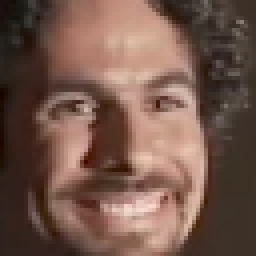
#> input picture ExtraCode/Face Recognition/ImageCropper/face/alex-lacamoire1.png, 64 x 64 px, given as the content of the folder Example/, which was not available (shown 4 times larger)
$ python face_cropper.py
#> lines starting #> are read from the running program, lines starting #| are printed output that depends on the picture; pictures that were not available may be replaced by others from this repository, and a replacement may not be noted
import cv2
import sys
import os


class FaceCropper(object):
    CASCADE_PATH = "haarcascade_frontalface_default.xml"

    def __init__(self):
        self.face_cascade = cv2.CascadeClassifier(self.CASCADE_PATH)

    def generate(self, image_path, show_result):
#> called with image_path = 'Example/alex-lacamoire1.png', show_result = False
        img = cv2.imread(image_path)
#> img is the input picture: shape (64, 64, 3); mean B, G, R 75.5, 87, 115.8
        if (img is None):
            print("Can't open image file")
            return 0


        faces = self.face_cascade.detectMultiScale(img, 1.25, 3, minSize=(100, 100))
#> faces = [[2, 2, 59, 59]]
        if len(faces) > 1:
            faces = self.face_cascade.detectMultiScale(img, 1.5, 3, minSize=(100, 100))
        if (faces is None):
            print('Failed to detect face')
            return 0

        if (show_result):
            for (x, y, w, h) in faces:
                cv2.rectangle(img, (x,y), (x+w, y+h), (255,0,0), 2)
            cv2.imshow('img', img)
            cv2.waitKey(0)
            cv2.destroyAllWindows()

        facecnt = len(faces)
#> facecnt = 1
        print("Detected faces: %d" % facecnt)
#| Detected faces: 1
        i = 0
        height, width = img.shape[:2]
#> height = 64; width = 64

        for (x, y, w, h) in faces:
            r = max(w, h) / 2
            centerx = x + w / 2
            centery = y + h / 2
            nx = int(centerx - r)
            ny = int(centery - r)
            nr = int(r * 2)

            faceimg = img[ny:ny+nr, nx:nx+nr]
            lastimg = cv2.resize(faceimg, (64, 64))
            # Getting the new file name
            filePathSplit = os.path.splitext(image_path)
            extension = filePathSplit[1]
            filename = filePathSplit[0]
            i += 1
            while("/" in filename): # Cleaning up the filename (Since extended folders doesn't help)
                index = filename.index("/") + 1
                filename = filename[index::]
            while("\\" in filename):
                index = filename.index("\\") + 1
                filename = filename[index::]
            newLocation = 'face'
            if facecnt > 1:
                newLocation += 's'
            newLocation += '/'
            newName = newLocation + filename + str(i) + extension
            cv2.imwrite(newName, lastimg)
#> this loop made 1 pass
#> (x, y, w, h, r, centerx, centery, nx) on pass 1: (2, 2, 59, 59, 29.5, 31.5, 31.5, 2)
#> pass 1, in generate, `faceimg = img[ny:ny+nr, nx:nx+nr]`:
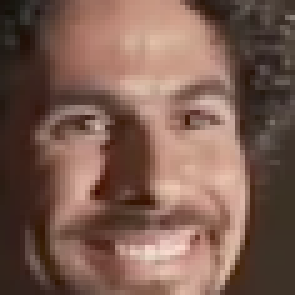
#> faceimg: shape (59, 59, 3) (shown 5 times larger); mean B, G, R 80.6, 92.6, 123.3
#> pass 1, in generate, `lastimg = cv2.resize(faceimg, (64, 64))`:
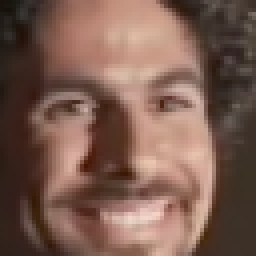
#> lastimg: shape (64, 64, 3) (shown 4 times larger); mean B, G, R 80.4, 92.4, 123.1
#> after the loop, i = 1


if __name__ == '__main__':
    baseDir = "Example/"
    paths = os.listdir(baseDir)
    print(paths)
#    image_path = "two_people.jpg"
    detecter = FaceCropper()
    for file in paths:
        if os.path.isfile(baseDir + file):
            detecter.generate(baseDir + file, False)

$ run again, on ExtraCode/Face Recognition/ImageCropper/face/obama_small1.jpg
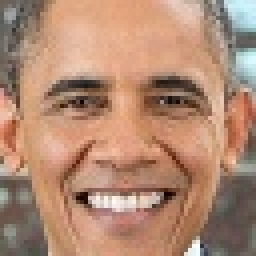
#> input picture ExtraCode/Face Recognition/ImageCropper/face/obama_small1.jpg, 64 x 64 px, given as the content of the folder Example/, which was not available (shown 4 times larger)
#> in generate, img is the input picture: shape (64, 64, 3); mean B, G, R 114.7, 137.8, 177.3
#> faces = [[2, 2, 59, 59]]
#> facecnt = 1
#| Detected faces: 1
#> the loop in generate, `for (x, y, w, h) in faces:` made 1 pass
#> (x, y, w, h, r, centerx, centery, nx) on pass 1: (2, 2, 59, 59, 29.5, 31.5, 31.5, 2)
#> pass 1, in generate, `faceimg = img[ny:ny+nr, nx:nx+nr]`:
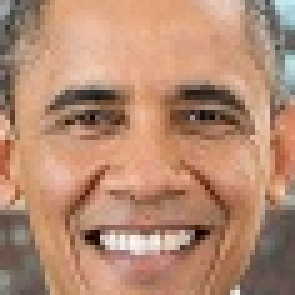
#> faceimg: shape (59, 59, 3) (shown 5 times larger); mean B, G, R 113.7, 138.3, 180.9
#> pass 1, in generate, `lastimg = cv2.resize(faceimg, (64, 64))`:
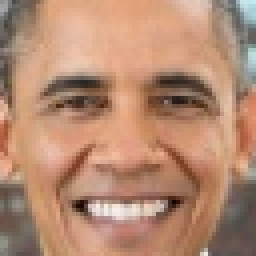
#> lastimg: shape (64, 64, 3) (shown 4 times larger); mean B, G, R 113.6, 138.2, 180.8
